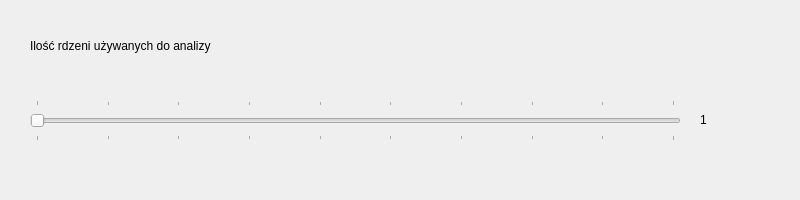
<?xml version="1.0" encoding="UTF-8"?>
<ui version="4.0">
 <class>Dialog</class>
 <widget class="QDialog" name="Dialog">
  <property name="geometry">
   <rect>
    <x>0</x>
    <y>0</y>
    <width>800</width>
    <height>200</height>
   </rect>
  </property>
  <property name="windowTitle">
   <string>Dialog</string>
  </property>
  <widget class="QSlider" name="suwak">
   <property name="geometry">
    <rect>
     <x>30</x>
     <y>100</y>
     <width>651</width>
     <height>41</height>
    </rect>
   </property>
   <property name="minimum">
    <number>1</number>
   </property>
   <property name="maximum">
    <number>10</number>
   </property>
   <property name="orientation">
    <enum>Qt::Horizontal</enum>
   </property>
   <property name="tickPosition">
    <enum>QSlider::TicksBothSides</enum>
   </property>
   <property name="tickInterval">
    <number>1</number>
   </property>
  </widget>
  <widget class="QLabel" name="wartosc">
   <property name="geometry">
    <rect>
     <x>700</x>
     <y>110</y>
     <width>59</width>
     <height>20</height>
    </rect>
   </property>
   <property name="text">
    <string>1</string>
   </property>
  </widget>
  <widget class="QLabel" name="label_2">
   <property name="geometry">
    <rect>
     <x>30</x>
     <y>30</y>
     <width>741</width>
     <height>31</height>
    </rect>
   </property>
   <property name="text">
    <string>Ilość rdzeni używanych do analizy</string>
   </property>
  </widget>
 </widget>
 <resources/>
 <connections/>
</ui>
